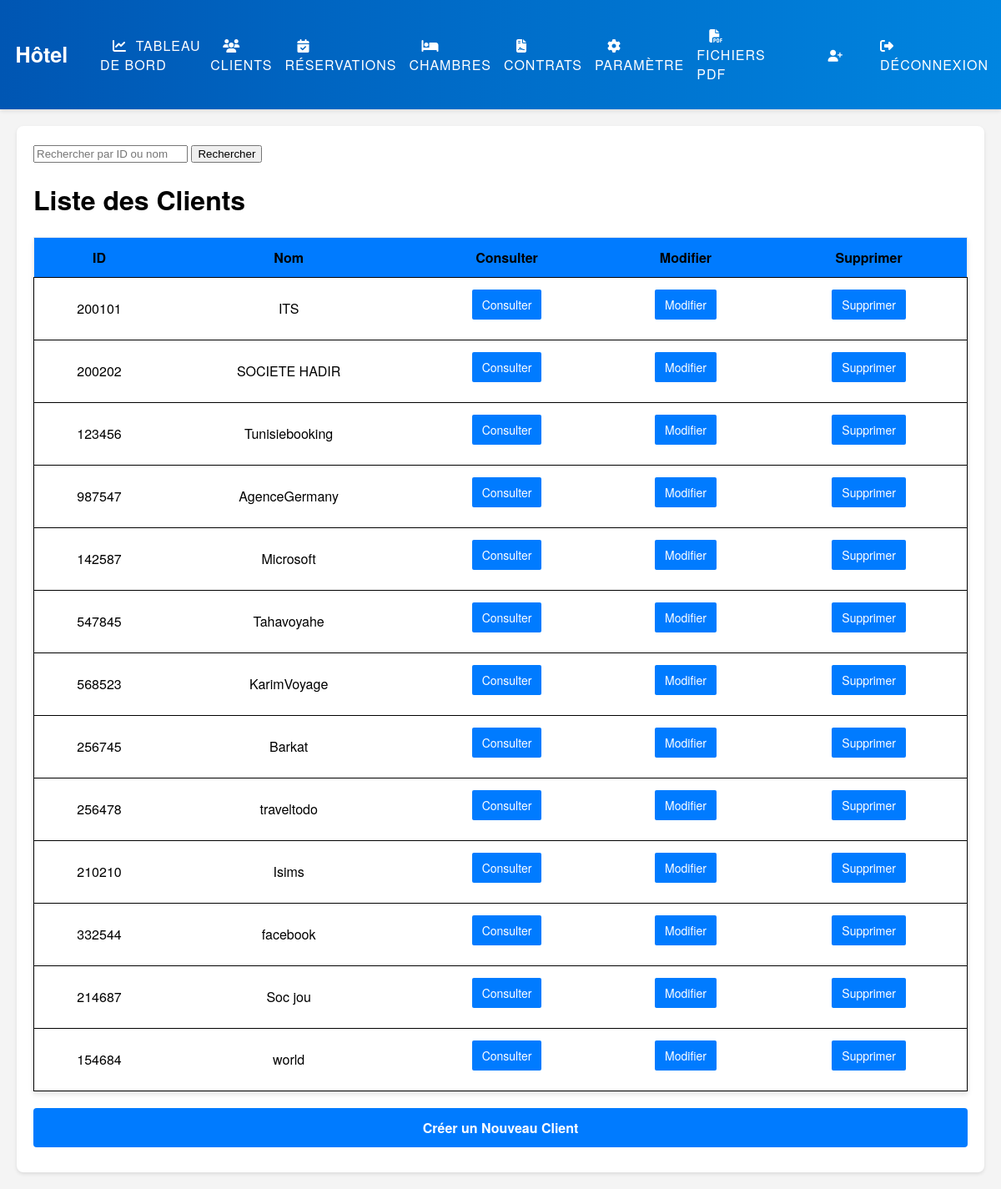
Screenshot of /list/ (signed in) with the database file from the repository.
### Menugenerale/models.py (models this page shows, shortened)
class Association(models.Model):
    AGENCE_DE_VOYAGE = 'agence de voyage'
    ASSOCIATION = 'association'
    PRIVEE = 'e/se privee'
    ASSOCIATION_TYPES = [
        (AGENCE_DE_VOYAGE, 'Agence de voyage'),
        (ASSOCIATION, 'Association'),
        (PRIVEE, 'E/se privee'),
    ]
    code = models.CharField(verbose_name="Code" ,primary_key=True, max_length=30, null=False, blank=False)
    nom = models.CharField(verbose_name="Nom" ,max_length=100, null=False, blank=False)
    type = models.ForeignKey(AssociationType, on_delete=models.CASCADE)
    adress = models.CharField(verbose_name="Adress" ,max_length=200, null=True, blank=True)
    matfacial = models.CharField(verbose_name='Matricule Fiscal',max_length=50,null=True, blank=True)

### Menugenerale/views.py (the view)
# urls.py: path('list/', views.association_list, name='association_list'),
@login_required
def association_list(request):
    associations = Association.objects.all()
    search_query = request.GET.get('search_query')
    if search_query:
        associations = associations.filter(
            Q(code__icontains=search_query) | Q(nom__icontains=search_query)
        )
    return render(request, 'association_list.html', {'associations': associations})

### Menugenerale/templatetags/custom_filters.py (called while the page is built)
@register.filter
def user_belongs_to_group(user, group_name):
    return user.groups.filter(name=group_name).exists()

### templates/association_list.html (shortened to what this page needs)
{% extends 'base.html' %}
{% load custom_filters %}
{% block content %}
<div class="container association-list-page">
  <div class="search-bar my-4">
    <form action="{% url 'association_list' %}" method="GET" class="d-flex">
      <input type="text" id="search-input" name="search_query" class="form-control mr-2" placeholder="Rechercher par ID ou nom">
      <button type="submit" class="btn btn-primary">Rechercher</button>
    </form>
  </div>
  <h1 class="mb-4">Liste des Clients</h1>
  <div class="table-responsive">
    <table class="table table-striped custom-table">
      <thead>
        <tr>
          <th>ID</th>
          <th>Nom</th>
          <th>Consulter</th>
          {% if not user|user_belongs_to_group:"Réceptionniste" %}
          <th>Modifier</th>
          <th>Supprimer</th>
          {% endif %}
        </tr>
      </thead>
      <tbody>
        {% for association in associations %}
        {% if association.code != '111111'	 %}
        <tr>
          <td>{{ association.code }}</td>
          <td>{{ association.nom }}</td>
          <td><a href="{% url 'cons_association' association.code %}" class="btn btn-outline-primary btn-sm">Consulter</a></td>
          {% if not user|user_belongs_to_group:"Réceptionniste" %}
          <td><a href="{% url 'update_association' association.code %}" class="btn btn-outline-success btn-sm">Modifier</a></td>
          <td><a href="{% url 'delete_association' association.code %}" class="btn btn-outline-danger btn-sm">Supprimer</a></td>
          {% endif %}
          {% endif %}
        </tr>
        {% endfor %}
      </tbody>
    </table>
  </div>
  {% if not user|user_belongs_to_group:"Réceptionniste" %}
  <a href="{% url 'create_association' %}" class="btn btn-success custom-btn">Créer un Nouveau Client</a>
  {% endif %}
</div>
</div>
{% endblock content %}

### templates/base.html (shortened to what this page needs)
{% load static %}
{% load custom_filters %}
<!DOCTYPE html>
<html>
<head>
    <link rel="stylesheet" href="https://cdnjs.cloudflare.com/ajax/libs/font-awesome/5.15.3/css/all.min.css">
    <link rel="stylesheet" href="{% static 'styles.css' %}">
    <link rel="stylesheet" href="https://cdn.jsdelivr.net/npm/apexcharts@3.28.3/dist/apexcharts.min.css">
    <link rel="stylesheet" href="https://cdn.jsdelivr.net/chartist.js/latest/chartist.min.css">
    <link rel="stylesheet" href="https://cdnjs.cloudflare.com/ajax/libs/font-awesome/6.2.0-beta3/css/all.min.css">
</head>
<body>
    <div class="navbar">
        <a href="{% url 'index' %}" class="navbar-brand">Hôtel</a>
        <ul class="navbar-links">
            <li><a href="{% url 'dashboard' %}" class="navbar-link"><i class="fas fa-chart-line"></i>&nbsp; Tableau de bord</a></li>
            <li><a href="{% url 'clientview' %}" class="navbar-link"><i class="fas fa-users"></i>&nbsp; Clients</a></li>
            <li><a href="{% url 'reservationview' %}" class="navbar-link"><i class="fas fa-calendar-check"></i>&nbsp; Réservations</a></li>
            <li><a href="{% url 'rooms' %}" class="navbar-link"><i class="fas fa-bed"></i>&nbsp; Chambres</a></li>
        {% if not user|user_belongs_to_group:"Réceptionniste" %}
            <li><a href="{% url 'cont' %}" class="navbar-link"><i class="fas fa-file-contract"></i>&nbsp; Contrats</a></li>
            <li><a href="{% url 'parameter' %}" class="navbar-link"><i class="fas fa-cog"></i>&nbsp; Paramètre</a></li>
            {% endif %}
            <li><a href="{% url 'pdf_list' %}" class="navbar-link"><i class="fas fa-file-pdf"></i>&nbsp; Fichiers PDF</a></li>
        </ul>
        <div class="navbar-right">
            {% if user.is_authenticated and user.is_superuser %}
            <a href="{% url 'create_user' %}" class="btn btn-sm btn-primary navbar-link" data-toggle="tooltip" title="Ajouter des utilisateur"><i class="fas fa-user-plus"></i></a>
            {% endif %}
            <a href="{% url 'logout' %}" class="navbar-link"><i class="fas fa-sign-out-alt"></i> Déconnexion</a>
        </div>
    </div>
    <div class="content">
        {% block content %}{% endblock %}
</body>
</html>

### MonastirCenter/static/styles.css (style rules this page uses)
.container { padding: 20px; background-color: #f8f9fa; border-radius: 5px; box-shadow: 0 2px 5px rgba(0, 0, 0, 0.1); }
.container a.btn { display: block; margin-bottom: 10px; padding: 12px 24px; background-color: #007bff; color: #fff; text-align: center; text-decoration: none; border-radius: 4px; transition: background-color 0.3s ease; }
.table { width: 100%; border-collapse: collapse; border: 1px solid #e9ecef; background-color: #ffffff; box-shadow: 0 4px 6px rgba(0, 0, 0, 0.1); }
.table thead { background-color: #007bff; color: #000000; }
.table th { padding: 12px 15px !important; font-weight: 600; }
.table tbody tr { border-bottom: 1px solid #000000 !important; border-bottom: 1px solid #000000; border: 1px solid #000000; padding: 8px; text-align: left; }
.table td { padding: 10px 15px; vertical-align: middle; }
.table a.btn { display: inline-block; padding: 8px 12px; background-color: #007bff; color: #fff; text-align: center; text-decoration: none; border-radius: 4px; transition: background-color 0.3s ease; }

### templates/base.html (style rules this page uses)
body { margin: 0; padding: 0; font-family: 'Roboto', sans-serif; background-color: #f8f9fa; }
.navbar { background: linear-gradient(to right, #007bff, #00c6ff); display: flex; justify-content: space-between; align-items: center; padding: 15px 0; box-shadow: 0 2px 5px rgba(0, 0, 0, 0.1); transition: background-color 0.3s ease; perspective: 1000px; }
.navbar-brand { font-size: 24px; color: #fff; text-decoration: none; margin-left: 20px; font-weight: bold; transition: transform 0.3s cubic-bezier(0.25, 1, 0.5, 1); }
.navbar-links { display: flex; align-items: center; list-style: none; margin-right: 20px; }
.navbar-link { font-size: 16px; color: #fff; text-decoration: none; margin: 0 15px; transition: color 0.3s ease, transform 0.3s ease; text-transform: uppercase; letter-spacing: 1px; position: relative; font-weight: 500; }
.navbar-link::before { content: ""; position: absolute; bottom: -2px; left: 0; width: 100%; height: 2px; background-color: #ffc107; transform: scaleX(0); transform-origin: left; transition: transform 0.3s cubic-bezier(0.25, 1, 0.5, 1); }
.navbar-right { display: flex; align-items: center; }
.content { padding: 20px; }

### templates/association_list.html (style rules this page uses)
body { font-family: 'Helvetica Neue', sans-serif; background-color: #f4f4f4; }
.association-list-page { padding: 20px; background-color: #fff; border-radius: 8px; box-shadow: 0 2px 4px rgba(0, 0, 0, 0.1); }
.search-bar { display: flex; align-items: center; }
#search-input { flex: 1; }
.table { border-collapse: collapse; width: 100%; margin-bottom: 20px; }
.table th, .table td { border: none; padding: 12px; text-align: center; }
.btn-outline-primary, .btn-outline-success, .btn-outline-danger { border: 2px solid; }
.btn-sm { padding: 8px 14px; font-size: 14px; }
.custom-btn { border: none; border-radius: 8px; padding: 12px 24px; font-size: 16px; font-weight: bold; transition: background-color 0.3s, border-color 0.3s; }

### rows the page displays
Association: code "200101", nom "ITS"
Association: code "200202", nom "SOCIETE HADIR"
Association: code "123456", nom "Tunisiebooking"
Association: code "987547", nom "AgenceGermany"
Association: code "142587", nom "Microsoft"
Association: code "547845", nom "Tahavoyahe"
Association: code "568523", nom "KarimVoyage"
Association: code "256745", nom "Barkat"
Association: code "256478", nom "traveltodo"
Association: code "210210", nom "Isims"
Association: code "332544", nom "facebook"
Association: code "214687", nom "Soc jou"
Association: code "154684", nom "world"
